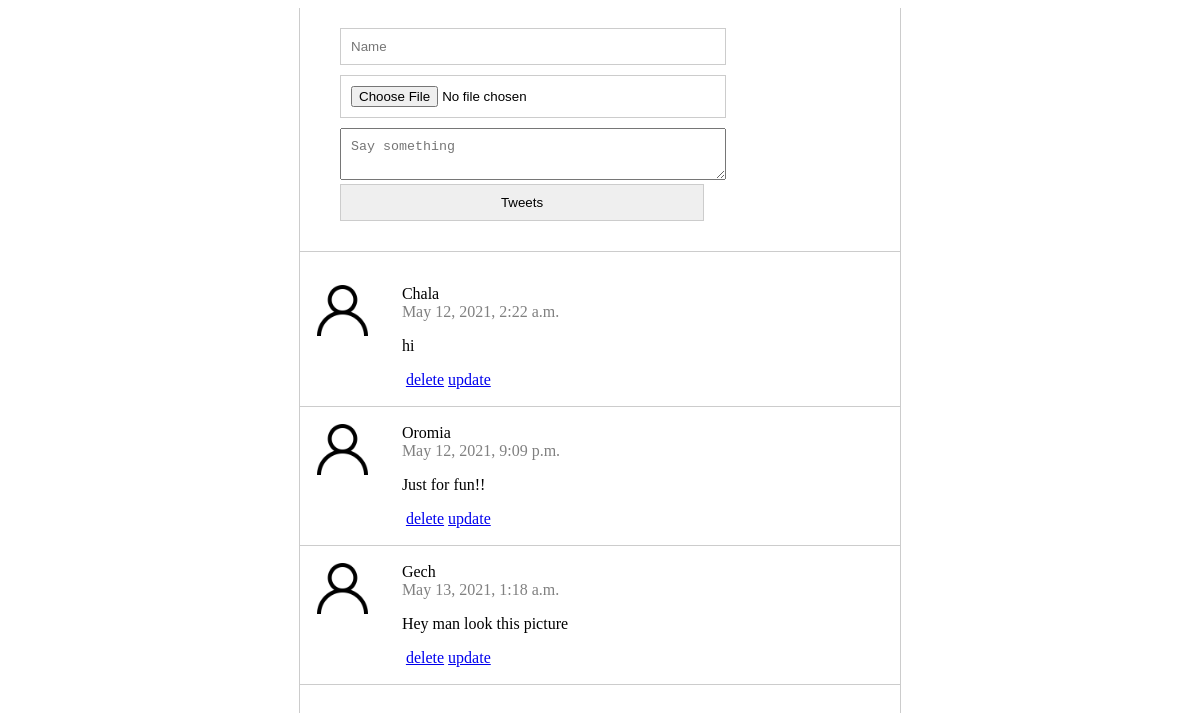
The app's page /, older data.
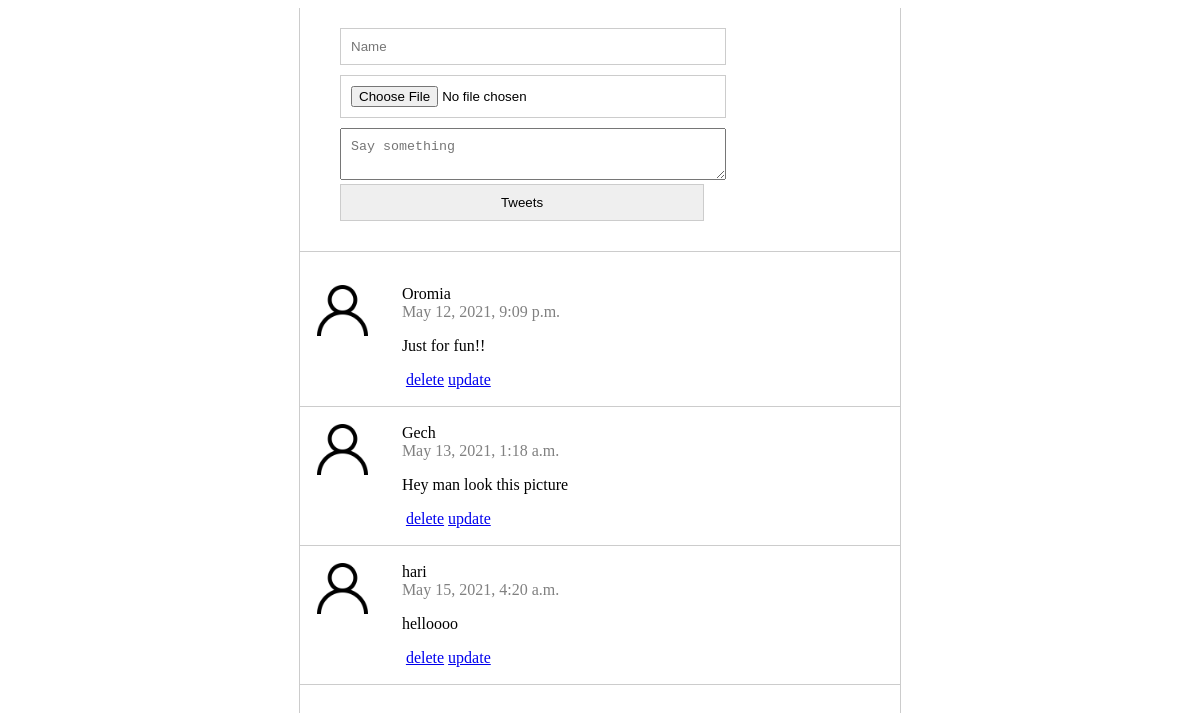
The same page, newer data.
### twitter/models.py (models this page shows)
class twitter(models.Model):
    name = models.CharField(max_length=100)
    body = models.CharField(max_length=100)
    image = CloudinaryField('image',blank=True,null=True)
    created_at = models.DateTimeField(auto_now_add=True)

### twitter/views.py (the view, shortened to what this page needs)
# urls.py: path('', views.index, name='index'),
def index(request):
    twitters = twitter.objects.all()
    return render(request, 'twitter.html', {'twitters': twitters})

### twitter/templates/twitter.html (shortened to what this page needs)
{% extends "home.html" %} {% block content %} {% load static %}
<section class="content">
  <section class="twitter_form">
      <form action="/" method="POST" enctype="multipart/form-data">
        <input type="text" name="name" placeholder="Name" required/>
        <input type="file" name="image"/>
        <textarea name="body" placeholder="Say something" required></textarea>
        <input type="submit" value="Tweets"/>
    </form>
  </section>
  <section class="twitters">
    <ul>
       {% for twitter in twitters %}
      <li>
        <div class="logo">
          <img src="{% static 'img/user.png' %}"/>
        </div>
        <div class="name_body">
           <div class="name">{{ twitter.name }}</div>
           <div class="datetime">{{ twitter.created_at }}</div>
           <p>{{ twitter.body }}</p>
           <a href="/delete/{{ twitter.id }}">delete</a>
           <a href="/update/{{ twitter.id }}">update</a>
        </div>
      </li>
      {% endfor %}
    </ul>
  </section>
</section>
{% endblock %}

Row changes from the older to the newer data that the page shows:
removed twitter: name "Chala", created_at "May 12, 2021, 2:22 a.m.", body "hi"
added twitter: name "hari", created_at "May 15, 2021, 4:20 a.m.", body "helloooo"
